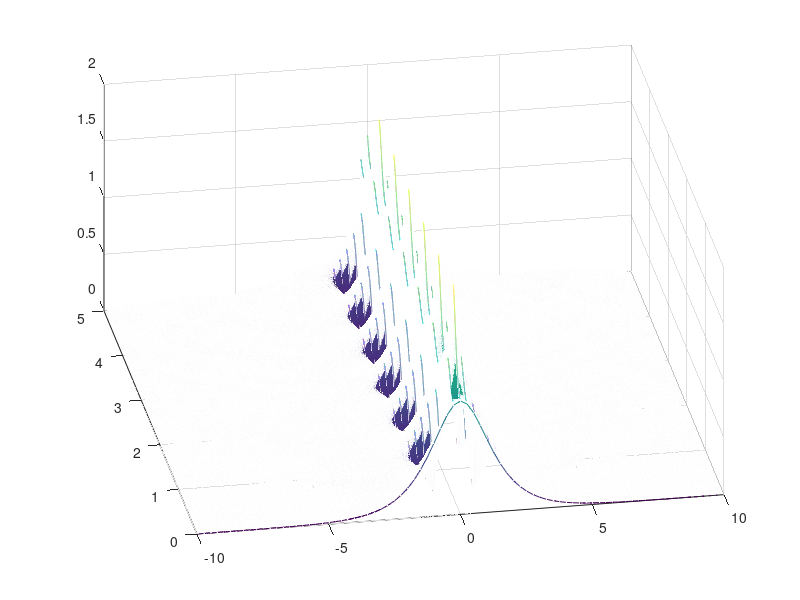

The MATLAB script that drew this image:
%------------------------------------------------
% RBF-PS method for 1D Cubic Schrodinger  Eq.
% iu_t = -u_{xx} - 8abs(u)^2*u,  [-10,10]
% u(x,0) = sech(x)
%% ------------------------------------------------
clear
clc
format shorte
%% Collocation Points
n = 80;
c = 5;
L0 = -10;  L1 = 10;
h = (L1-L0)/n;
x = L0:h:L1;
boundary = find( x==L0 | x==L1 );
Interior = find( x~=L0 & x~=L1 );
N = length(x);
%% Time discrete scheme
T = 5;
dt = 1e-4;
M = floor(T/dt);
%% Basis Functions and Required Matrices
Phi = @(r,c) exp(-(c*r).^2);
d2rPhi = @(r,rh,c) 2*c^2*exp(-(c*r).^2).*( -1 + 2*(c^2).*(rh.^2));

rx =  x'-x ;
D = abs(rx);  % abs(x-x');

A = Phi(D,c);
Axx = d2rPhi(D,rx,c);
%%
I = eye(N);
Dxx = Axx/A;

RHS = @(u) (-Dxx*u - 8.*(abs(u).^2).*u)./1i;

U = sech(x');
H = zeros(M,N);
H(1,:) = U;
for n = 1:M

    t = n*dt;

    k1 = RHS( U );

    k2 = RHS( U + 0.5*dt*k1 );

    k3 = RHS( U + 0.5*dt*k2 );

    k4 = RHS( U + dt*k3 );

    U = U + dt*(k1+2.*k2+2.*k3+k4)./6;

    U(boundary) = 0;

    H(n+1,:) = U;

    if mod(n,100)==0
        plot(x,abs(U),'-o'), drawnow
    end
end

[x,t] = meshgrid(x,0:dt:T);
mesh(x,t,abs(H))
view(-10,45)
